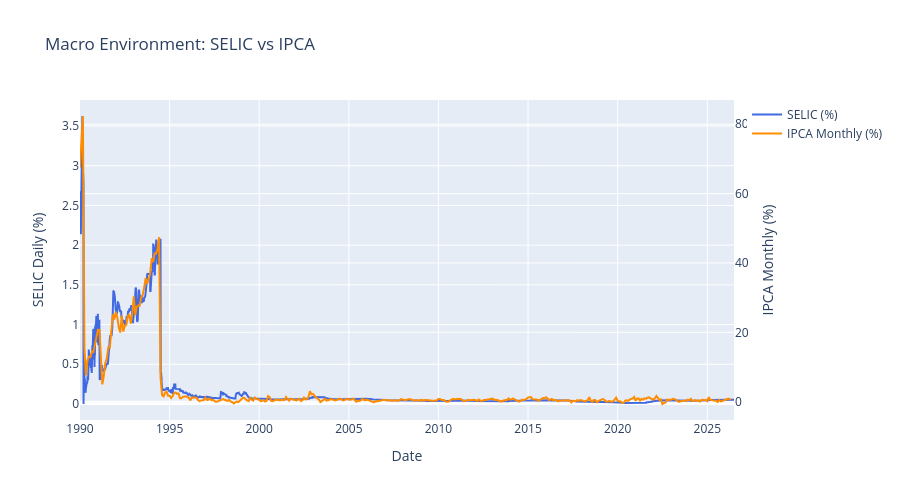

The cell this chart's notebook holds for it:
### Markdown cell above
## 2. Macro Environment — Interest Rates & Inflation

### Code cell
# Prepare SELIC and IPCA for charting
selic_plot = selic.sort_values('reference_date')
ipca_plot = ipca.sort_values('reference_date')

# Annualize SELIC (simple; already daily rate from API)
selic_plot['selic_annual'] = selic_plot['selic']

# Create dual-axis chart
fig = go.Figure()

fig.add_trace(go.Scatter(
    x=selic_plot['reference_date'],
    y=selic_plot['selic_annual'],
    mode='lines',
    name='SELIC (%)',
    line=dict(color='royalblue')
))

fig.add_trace(go.Scatter(
    x=ipca_plot['reference_date'],
    y=ipca_plot['ipca'],
    mode='lines',
    name='IPCA Monthly (%)',
    line=dict(color='darkorange'),
    yaxis='y2'
))

fig.update_layout(
    title='Macro Environment: SELIC vs IPCA',
    xaxis=dict(title='Date'),
    yaxis=dict(title='SELIC Daily (%)', side='left'),
    yaxis2=dict(title='IPCA Monthly (%)', overlaying='y', side='right'),
    height=500,
    hovermode='x unified'
)
fig.show()

### Figure 1 — Plotly figure (JSON) as saved in the notebook; plotly's stock layout.template omitted (floating-point values rounded to 4 significant figures; data arrays with more than 128 entries replaced by an {"elided": "..."} marker saying what was removed)
{"data": [{"line": {"color": "royalblue"}, "mode": "lines", "name": "SELIC (%)", "type": "scatter", "x": {"elided": "9150 str values"}, "y": {"elided": "9150 float values"}}, {"line": {"color": "darkorange"}, "mode": "lines", "name": "IPCA Monthly (%)", "type": "scatter", "x": {"elided": "437 str values"}, "y": {"elided": "437 float values"}, "yaxis": "y2"}], "layout": {"height": 500, "hovermode": "x unified", "title": {"text": "Macro Environment: SELIC vs IPCA"}, "xaxis": {"title": {"text": "Date"}}, "yaxis": {"side": "left", "title": {"text": "SELIC Daily (%)"}}, "yaxis2": {"overlaying": "y", "side": "right", "title": {"text": "IPCA Monthly (%)"}}}}
